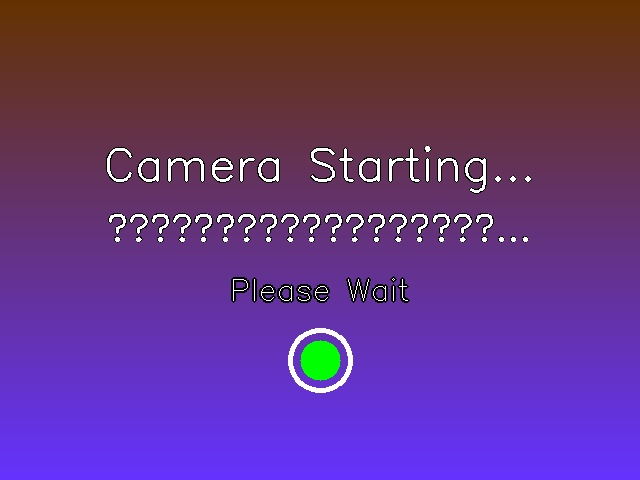
#> input picture camera_startup_test.jpg, 640 x 480 px
$ python clahe_demo.py camera_startup_test.jpg
#> lines starting #> are read from the running program, lines starting #| are printed output that depends on the picture
import cv2

def clahe_preprocessing(frame):
    # 1. 将 BGR 图像转换到 YUV 色彩空间（或者 Lab 空间）
    # 这样可以只增强亮度通道(Y)，而不破坏原来的颜色通道(UV)
    yuv = cv2.cvtColor(frame, cv2.COLOR_BGR2YUV)

    # 2. 创建 CLAHE 对象（clipLimit是对比度限制，tileGridSize是网格大小）
    clahe = cv2.createCLAHE(clipLimit=2.0, tileGridSize=(8, 8))

    # 3. 仅对 Y 通道（亮度通道）进行限制对比度自适应直方图均衡化
    yuv[:, :, 0] = clahe.apply(yuv[:, :, 0])

    # 4. 将 YUV 图像转回 BGR 空间
    result = cv2.cvtColor(yuv, cv2.COLOR_YUV2BGR)
    return result

import sys
import os
import tkinter as tk
from tkinter import filedialog

def main():
    if len(sys.argv) >= 2:
        image_path = sys.argv[1]
    else:
        # 如果没有通过命令行参数传入图片，则弹出文件选择对话框
        print("未检测到拖拽或命令行参数，准备弹出文件选择对话框...")
        root = tk.Tk()
        root.withdraw()  # 隐藏 tk 主窗口
        image_path = filedialog.askopenfilename(
            title="请选择要测试的图片",
            filetypes=[("Image Files", "*.jpg *.jpeg *.png *.bmp *.tiff"), ("All Files", "*.*")]
        )
        if not image_path:
            print("未选择任何图片，程序退出。")
            return

    if not os.path.exists(image_path):
        print(f"找不到图片: {image_path}")
        return

    # 读取图片
    frame = cv2.imread(image_path)
#> frame is the input picture: shape (480, 640, 3); mean B, G, R 127, 54.3, 101.1
    if frame is None:
        print(f"无法读取图片: {image_path}")
        return

    # 为了方便显示，可以等比例缩放图片，控制最大宽高
    max_dim = 800
    h, w = frame.shape[:2]
#> h = 480; w = 640
    if h > max_dim or w > max_dim:
        scale = max_dim / max(h, w)
        frame = cv2.resize(frame, (int(w * scale), int(h * scale)))

    # 调用已有的 CLAHE 处理函数
    processed_frame = clahe_preprocessing(frame)
#> in clahe_preprocessing, `yuv = cv2.cvtColor(frame, cv2.COLOR_BGR2YUV)`: yuv: shape (480, 640, 3); mean of channels 0, 1, 2 76.6, 152.8, 149.5
#> in clahe_preprocessing, `yuv[:, :, 0] = clahe.apply(yuv[:, :, 0])`: yuv: shape (480, 640, 3); mean of channels 0, 1, 2 81.7, 152.8, 149.5

    # 拼接原图和处理后的图像进行直观对比
    combined = cv2.hconcat([frame, processed_frame])
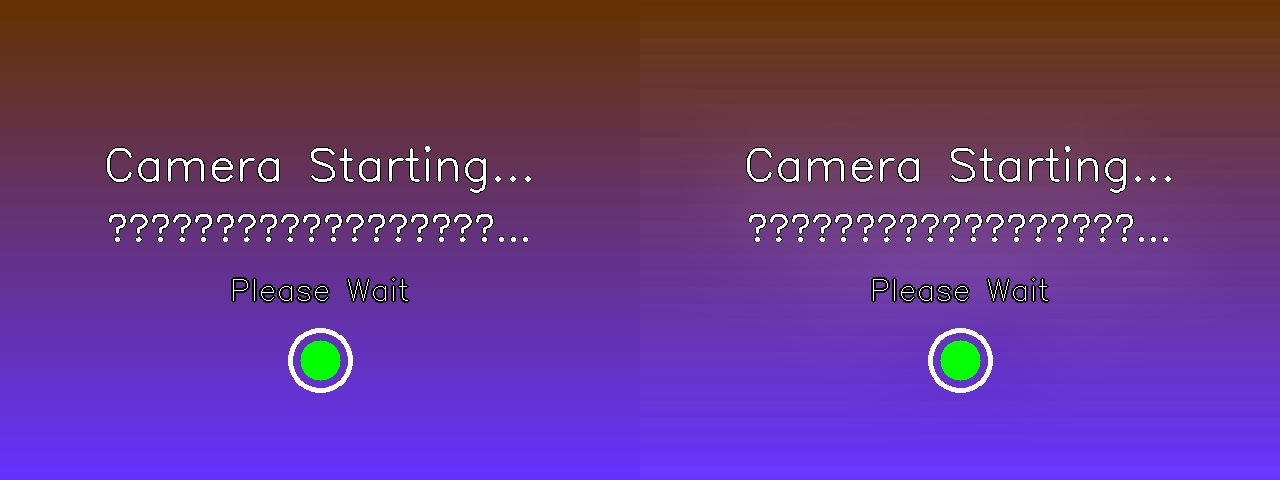
#> combined: shape (480, 1280, 3); mean B, G, R 129.5, 56.9, 103.7

    # 显示对比图像
    cv2.imshow("Original (Left) vs CLAHE (Right)", combined)
    print("按任意键退出...")
    cv2.waitKey(0)
    cv2.destroyAllWindows()

if __name__ == "__main__":
    main()
